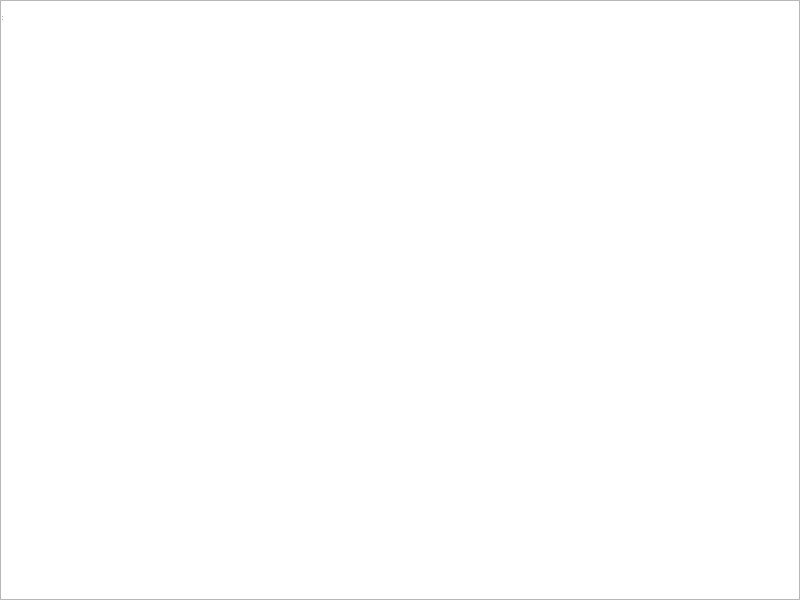
<?xml version="1.0" encoding="UTF-8"?>
<ui version="4.0">
 <class>FileEditor</class>
 <widget class="QDialog" name="FileEditor">
  <property name="geometry">
   <rect>
    <x>0</x>
    <y>0</y>
    <width>800</width>
    <height>600</height>
   </rect>
  </property>
  <property name="windowTitle">
   <string>Editor</string>
  </property>
  <layout class="QGridLayout" name="gridLayout_2">
   <property name="leftMargin">
    <number>0</number>
   </property>
   <property name="topMargin">
    <number>0</number>
   </property>
   <property name="rightMargin">
    <number>0</number>
   </property>
   <property name="bottomMargin">
    <number>0</number>
   </property>
   <property name="spacing">
    <number>0</number>
   </property>
   <item row="0" column="0">
    <widget class="QMenuBar" name="menubar"/>
   </item>
   <item row="1" column="0">
    <layout class="QGridLayout" name="gridLayout">
     <item row="1" column="0" colspan="2">
      <widget class="QTextEdit" name="textEdit"/>
     </item>
     <item row="0" column="0" colspan="2">
      <layout class="QHBoxLayout" name="buttonLayout"/>
     </item>
    </layout>
   </item>
  </layout>
  <widget class="QStatusBar" name="statusbar">
   <property name="geometry">
    <rect>
     <x>0</x>
     <y>0</y>
     <width>3</width>
     <height>22</height>
    </rect>
   </property>
  </widget>
 </widget>
 <resources/>
 <connections/>
</ui>
